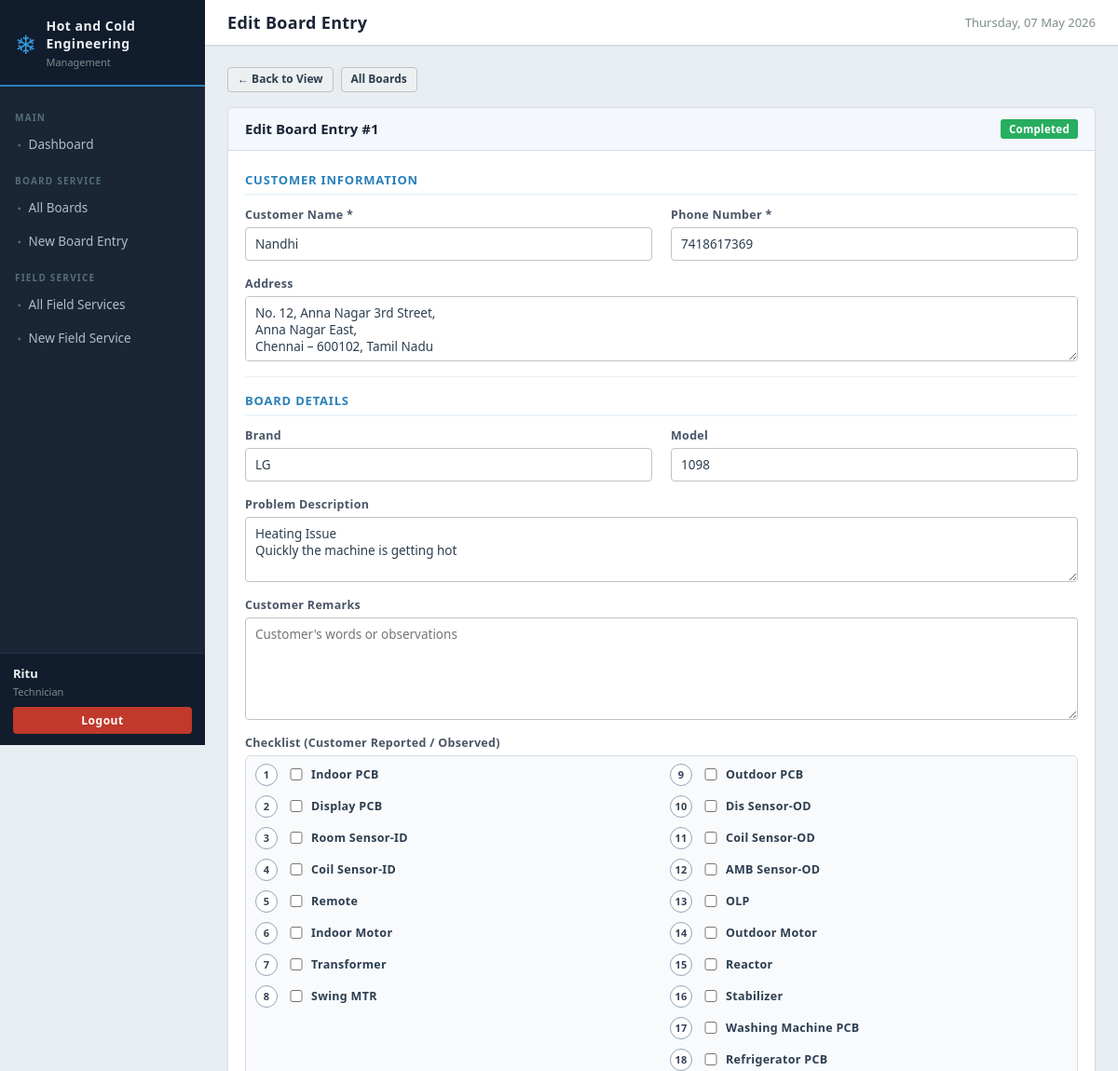
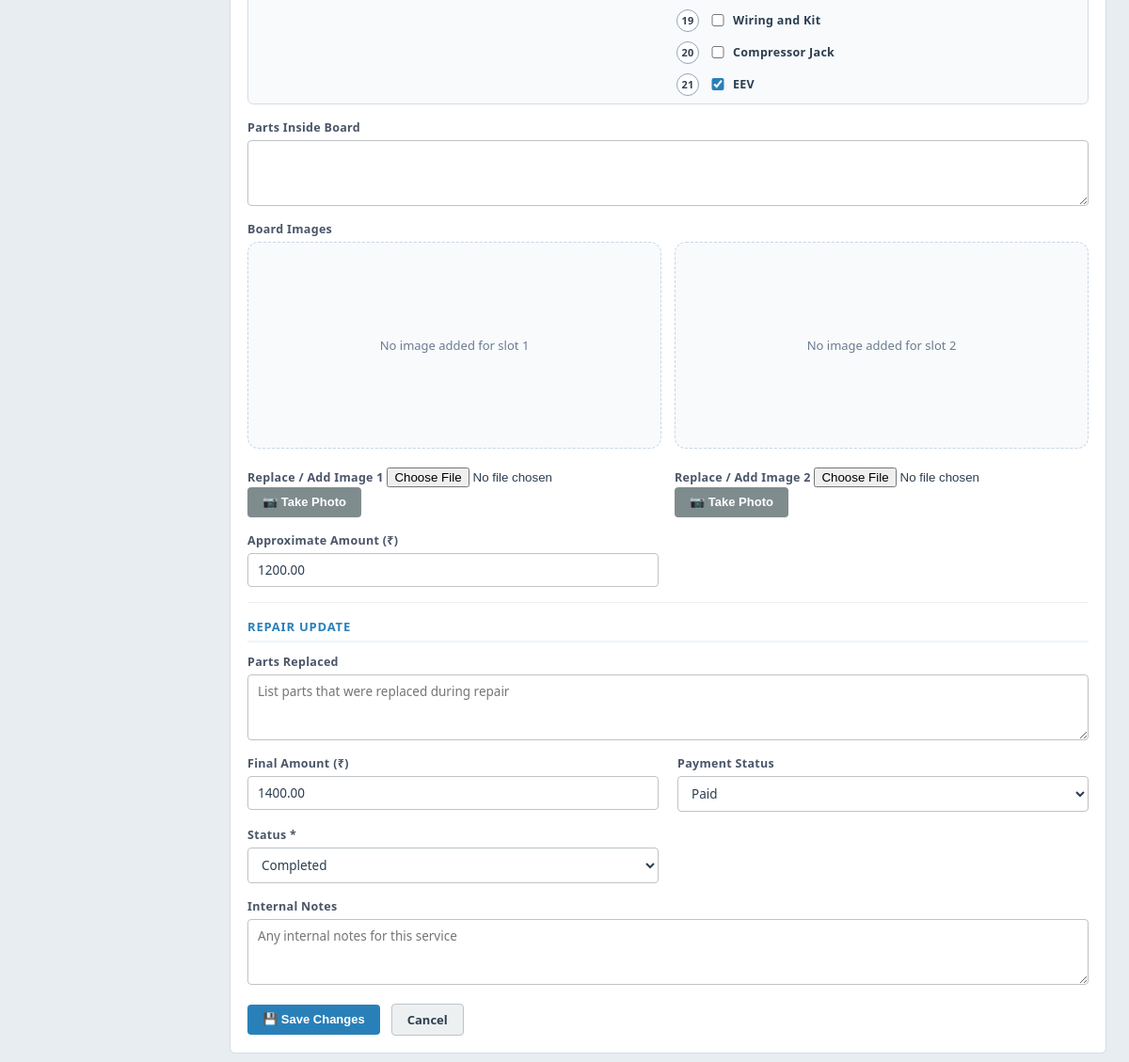
The app's page /pages/board_edit.php?id=1 (signed in) with its own data (2 pictures, top to bottom).
### tables this page shows
CREATE TABLE `board_services` (
  `id` int(11) NOT NULL,
  `customer_name` varchar(100) NOT NULL,
  `phone` varchar(20) NOT NULL,
  `address` text DEFAULT NULL,
  `ac_brand` varchar(100) DEFAULT NULL,
  `ac_model` varchar(100) DEFAULT NULL,
  `problem` text DEFAULT NULL,
  `customer_remarks` text DEFAULT NULL,
  `remark_checks` text DEFAULT NULL,
  `parts_inside` text DEFAULT NULL,
  `approx_amount` decimal(10,2) DEFAULT 0.00,
  `final_amount` decimal(10,2) DEFAULT 0.00,
  `parts_replaced` text DEFAULT NULL,
  `status` enum('Pending','In Process','Completed','Delivered','Return') DEFAULT 'Pending',
  `payment_status` enum('Pending','Paid','Partial') DEFAULT 'Pending',
  `payment_amount` decimal(10,2) DEFAULT 0.00,
  `notes` text DEFAULT NULL,
  `created_by` int(11) DEFAULT NULL,
  `created_at` timestamp NULL DEFAULT current_timestamp(),
  `updated_at` timestamp NULL DEFAULT current_timestamp() ON UPDATE current_timestamp()
);

### pages/board_edit.php (the view, shortened to what this page needs)
<?php
require_once '../includes/config.php';
$id = intval($_GET['id'] ?? 0);
$db   = getDB();
$stmt = $db->prepare("SELECT * FROM board_services WHERE id=?");
$stmt->execute([$id]);
$b = $stmt->fetch();
$remark_items_left = [
    'Indoor PCB',
    'Display PCB',
    'Room Sensor-ID',
    'Coil Sensor-ID',
    'Remote',
    'Indoor Motor',
    'Transformer',
    'Swing MTR'
];
$remark_items_right = [
    'Outdoor PCB',
    'Dis Sensor-OD',
    'Coil Sensor-OD',
    'AMB Sensor-OD',
    'OLP',
    'Outdoor Motor',
    'Reactor',
    'Stabilizer',
    'Washing Machine PCB',
    'Refrigerator PCB',
    'Wiring and Kit',
    'Compressor Jack',
    'EEV'
];
$remark_row_count = max(count($remark_items_left), count($remark_items_right));
$saved_checks = array_filter(array_map('trim', explode(',', (string)($b['remark_checks'] ?? ''))));
include '../includes/header.php';
?>
<div class="flex-gap mb-16">
    <a href="board_view.php?id=<?= $id ?>" class="btn btn-light btn-sm">← Back to View</a>
    <a href="board_list.php" class="btn btn-light btn-sm">All Boards</a>
</div>
<div class="card">
    <div class="card-header">
        <span class="card-title">Edit Board Entry #<?= $id ?></span>
        <?= statusBadge($b['status']) ?>
    </div>
    <div class="card-body">
        <form method="POST" enctype="multipart/form-data">
            <div class="section-heading">Customer Information</div>
            <div class="form-grid">
                <div class="form-group">
                    <label>Customer Name *</label>
                    <input type="text" name="customer_name" value="<?= htmlspecialchars($b['customer_name']) ?>" required>
                </div>
                <div class="form-group">
                    <label>Phone Number *</label>
                    <input type="tel" name="phone" value="<?= htmlspecialchars($b['phone']) ?>" required>
                </div>
                <div class="form-group full-width">
                    <label>Address</label>
                    <textarea name="address"><?= htmlspecialchars($b['address']) ?></textarea>
                </div>
            </div>
            <hr class="divider">
            <div class="section-heading">Board Details</div>
            <div class="form-grid">
                <div class="form-group">
                    <label>Brand</label>
                    <input type="text" name="ac_brand" value="<?= htmlspecialchars($b['ac_brand']) ?>">
                </div>
                <div class="form-group">
                    <label>Model</label>
                    <input type="text" name="ac_model" value="<?= htmlspecialchars($b['ac_model']) ?>">
                </div>
                <div class="form-group full-width">
                    <label>Problem Description</label>
                    <textarea name="problem"><?= htmlspecialchars($b['problem']) ?></textarea>
                </div>
                <div class="form-group full-width">
                    <label>Customer Remarks</label>
                    <textarea name="customer_remarks" class="textarea-lg" placeholder="Customer's words or observations"><?= htmlspecialchars($b['customer_remarks'] ?? '') ?></textarea>
                </div>
                <div class="form-group full-width">
                    <label>Checklist (Customer Reported / Observed)</label>
                    <div class="checklist-grid">
                        <?php for ($row = 0; $row < $remark_row_count; $row++): ?>
                            <div class="checklist-row">
                                <?php if (isset($remark_items_left[$row])): ?>
                                    <?php $item = $remark_items_left[$row]; ?>
                                    <label class="check-item">
                                        <span class="check-index"><?= $row + 1 ?></span>
                                        <input type="checkbox" name="remark_checks[]" value="<?= htmlspecialchars($item) ?>"
                                            <?= in_array($item, $saved_checks, true) ? 'checked' : '' ?>>
                                        <span><?= htmlspecialchars($item) ?></span>
                                    </label>
                                <?php else: ?>
                                    <span class="check-item check-item-empty" aria-hidden="true"></span>
                                <?php endif; ?>
                                <?php if (isset($remark_items_right[$row])): ?>
                                    <?php $item = $remark_items_right[$row]; ?>
                                    <label class="check-item">
                                        <span class="check-index"><?= count($remark_items_left) + $row + 1 ?></span>
                                        <input type="checkbox" name="remark_checks[]" value="<?= htmlspecialchars($item) ?>"
                                            <?= in_array($item, $saved_checks, true) ? 'checked' : '' ?>>
                                        <span><?= htmlspecialchars($item) ?></span>
                                    </label>
                                <?php else: ?>
                                    <span class="check-item check-item-empty" aria-hidden="true"></span>
                                <?php endif; ?>
                            </div>
                        <?php endfor; ?>
                    </div>
                </div>
                <div class="form-group full-width">
                    <label>Parts Inside Board</label>
                    <textarea name="parts_inside"><?= htmlspecialchars($b['parts_inside']) ?></textarea>
                </div>
                <div class="form-group full-width">
                    <label>Board Images</label>
                    <div class="board-image-grid">
                        <div class="board-image-slot">
                            <?php if (!empty($b['image_one_path'])): ?>
                            <a href="../<?= htmlspecialchars($b['image_one_path']) ?>" target="_blank" rel="noopener noreferrer" class="board-image-card">
                                <img src="../<?= htmlspecialchars($b['image_one_path']) ?>" alt="Board image 1" class="board-image-preview">
                                <span class="board-image-caption">Saved Image 1</span>
                            </a>
                            <button type="button" class="btn btn-danger" onclick="deleteImage(1)">🗑️ Delete Image</button>
                            <?php else: ?>
                            <div class="board-image-empty">No image added for slot 1</div>
                            <?php endif; ?>
                            <div class="mt-10">
                                <label>Replace / Add Image 1</label>
                                <input type="file" name="board_image_1" accept="image/*" capture="environment">
                                <button type="button" class="btn btn-secondary" onclick="takePhoto(1)">📷 Take Photo</button>
                            </div>
                        </div>
                        <div class="board-image-slot">
                            <?php if (!empty($b['image_two_path'])): ?>
                            <a href="../<?= htmlspecialchars($b['image_two_path']) ?>" target="_blank" rel="noopener noreferrer" class="board-image-card">
                                <img src="../<?= htmlspecialchars($b['image_two_path']) ?>" alt="Board image 2" class="board-image-preview">
                                <span class="board-image-caption">Saved Image 2</span>
                            </a>
                            <button type="button" class="btn btn-danger" onclick="deleteImage(2)">🗑️ Delete Image</button>
                            <?php else: ?>
                            <div class="board-image-empty">No image added for slot 2</div>
                            <?php endif; ?>
                            <div class="mt-10">
                                <label>Replace / Add Image 2</label>
                                <input type="file" name="board_image_2" accept="image/*" capture="environment">
                                <button type="button" class="btn btn-secondary" onclick="takePhoto(2)">📷 Take Photo</button>
                            </div>
                        </div>
                    </div>
                </div>
                <div class="form-group">
                    <label>Approximate Amount (₹)</label>
                    <input type="number" name="approx_amount" value="<?= $b['approx_amount'] ?>" min="0" step="0.01">
                </div>
            </div>
            <hr class="divider">
            <div class="section-heading">Repair Update</div>
            <div class="form-grid">
                <div class="form-group full-width">
                    <label>Parts Replaced</label>
                    <textarea name="parts_replaced" placeholder="List parts that were replaced during repair"><?= htmlspecialchars($b['parts_replaced']) ?></textarea>
                </div>
                <div class="form-group">
                    <label>Final Amount (₹)</label>
                    <input type="number" name="final_amount" value="<?= $b['final_amount'] ?>" min="0" step="0.01">
                </div>
                <div class="form-group">
                    <label>Payment Status</label>
                    <select name="payment_status">
                        <?php foreach (['Pending', 'Paid', 'Partial'] as $ps): ?>
                        <option value="<?= $ps ?>" <?= ($b['payment_status'] ?? 'Pending') === $ps ? 'selected' : '' ?>><?= $ps ?></option>
                        <?php endforeach; ?>
                    </select>
                </div>
                <div class="form-group">
                    <label>Status *</label>
                    <select name="status">
                        <?php foreach (['Pending', 'In Process', 'Completed', 'Delivered', 'Return'] as $s): ?>
                        <option value="<?= $s ?>" <?= $b['status'] === $s ? 'selected' : '' ?>><?= $s ?></option>
                        <?php endforeach; ?>
                    </select>
                </div>
                <div class="form-group full-width">
                    <label>Internal Notes</label>
                    <textarea name="notes" placeholder="Any internal notes for this service"><?= htmlspecialchars($b['notes']) ?></textarea>
                </div>
            </div>
            <div class="form-actions">
                <button type="submit" class="btn btn-primary">💾 Save Changes</button>
                <a href="board_view.php?id=<?= $id ?>" class="btn btn-light">Cancel</a>
            </div>
        </form>
    </div>
</div>
<?php include '../includes/footer.php'; ?>

### includes/config.php (shortened to what this page needs)
<?php
function statusBadge($status) {
    $colors = [
        'Pending'     => '#e67e22',
        'In Process'  => '#2980b9',
        'Completed'   => '#27ae60',
        'Delivered'   => '#7f8c8d',
        'Return'      => '#c0392b',
        'Scheduled'   => '#8e44ad',
        'In Progress' => '#2980b9',
        'Paid'        => '#27ae60',
        'Partial'     => '#e67e22',
        'Owner'       => '#c0392b',
        'Staff'       => '#2980b9',
        'Technician'  => '#16a085',
    ];
    $color = $colors[$status] ?? '#555';
    return '<span class="badge" style="background:' . $color . '">'
         . htmlspecialchars($status) . '</span>';
}

### records on screen
board_services: status "Completed", customer_name "Nandhi", phone "7418617369", address "No. 12, Anna Nagar 3rd Street, Anna Nagar East, Chennai – 600102, Tamil Nadu", ac_brand "LG", ac_model "1098", problem "Heating Issue Quickly the machine is getting hot", remark_checks "☑", approx_amount "1200.00", final_amount "1400.00", payment_status "Paid"

### other values on screen
$_SESSION['full_name'] "Ritu"
$_SESSION['role'] "Technician"
$pageTitle "Edit Board Entry"
$id "1"
$item "Indoor PCB"
count($remark_items_left) + $row + 1 "9"
$item "Outdoor PCB"
$item "Display PCB"
count($remark_items_left) + $row + 1 "10"
$item "Dis Sensor-OD"
$item "Room Sensor-ID"
count($remark_items_left) + $row + 1 "11"
$item "Coil Sensor-OD"
$item "Coil Sensor-ID"
count($remark_items_left) + $row + 1 "12"
